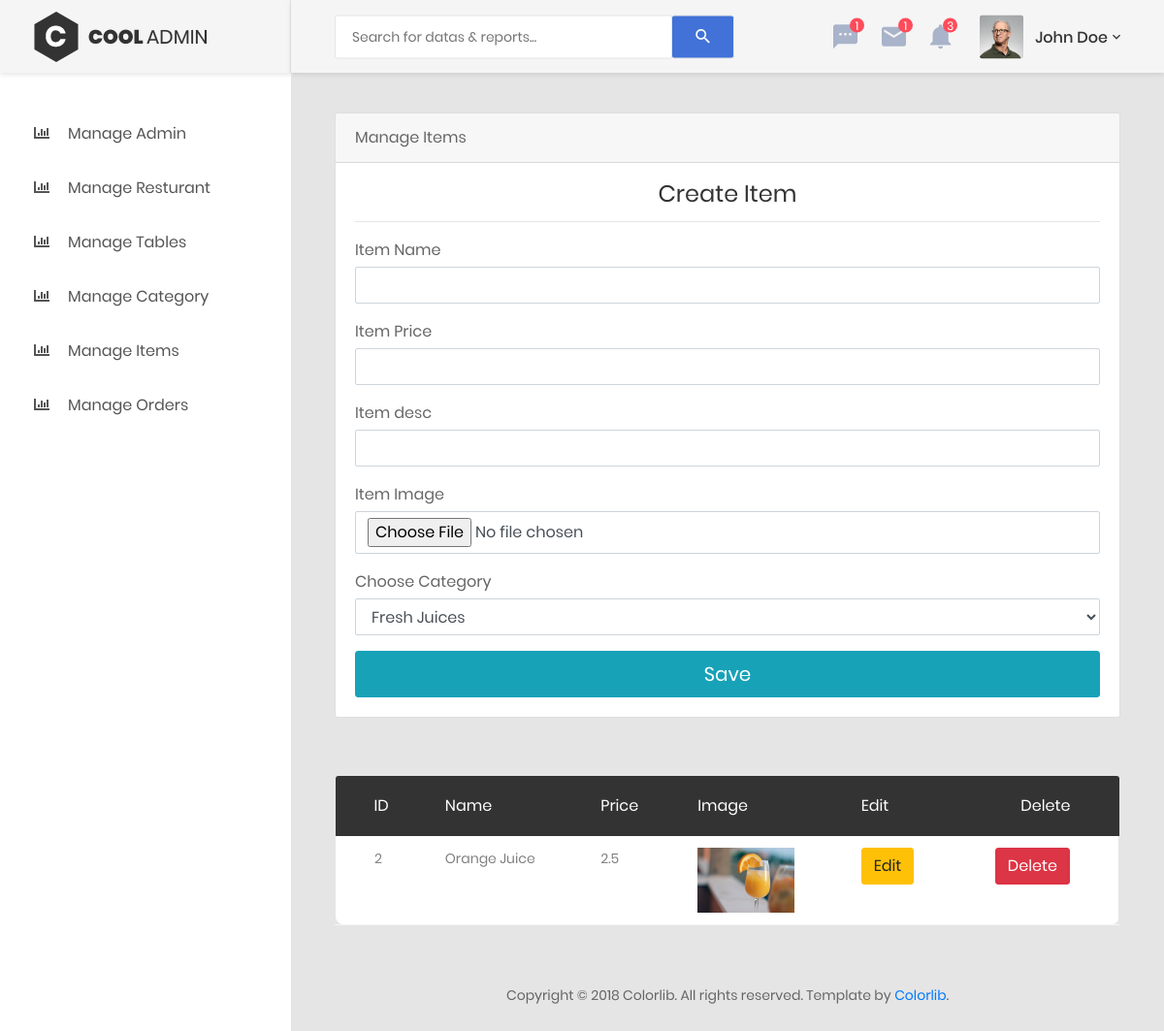
The page /admin/manage_items.php (signed in) on the database as committed earlier.
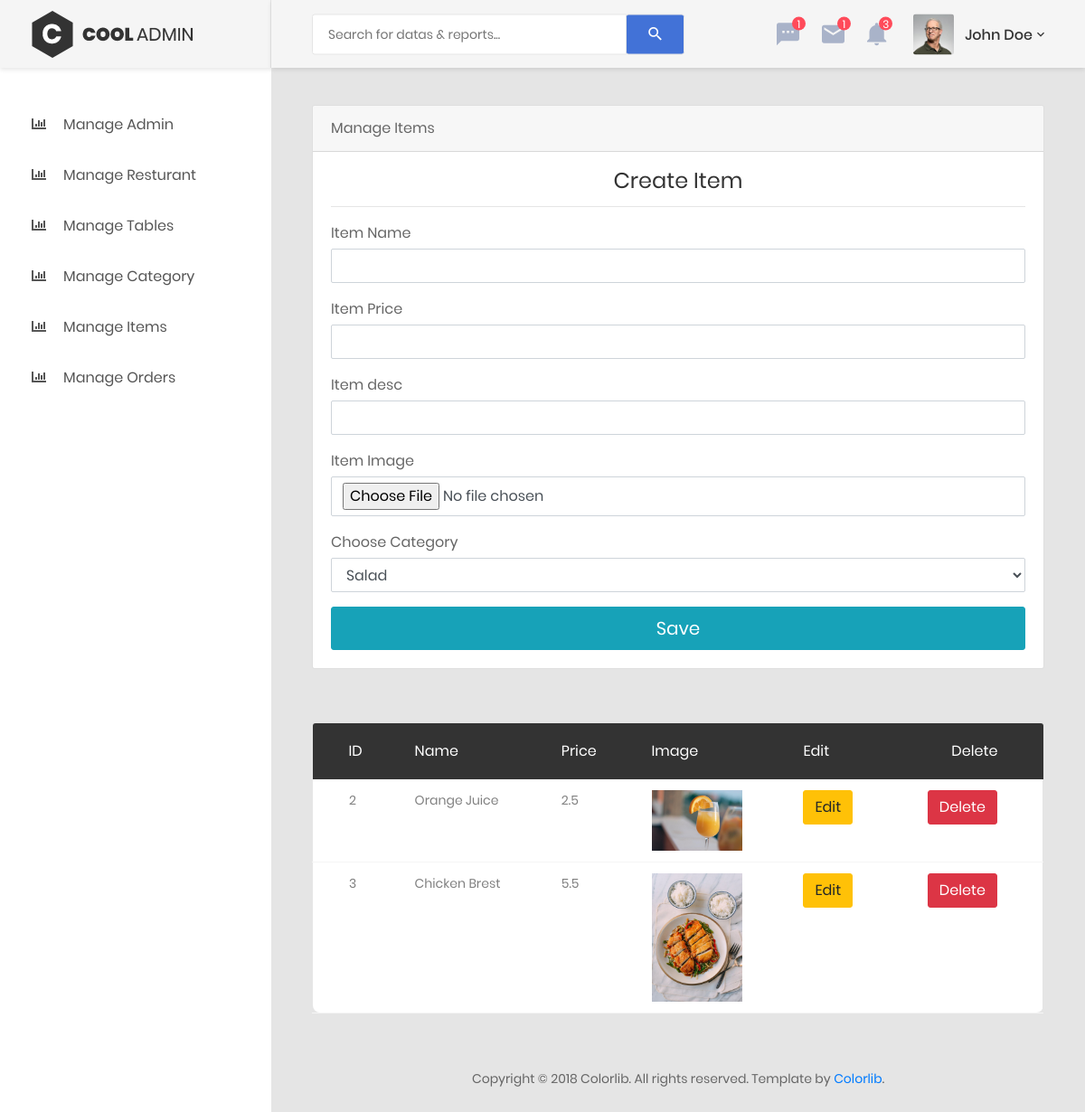
The same page on the database as committed later.
### tables this page shows
CREATE TABLE `items` (
  `item_id` int(3) NOT NULL,
  `item_name` varchar(50) NOT NULL,
  `item_price` varchar(50) NOT NULL,
  `item_desc` varchar(50) NOT NULL,
  `item_image` varchar(50) NOT NULL,
  `cat_id` int(3) NOT NULL,
  `rest_id` int(3) NOT NULL
);

### admin/manage_items.php (the view, shortened to what the changed rows need)
<?php
include('includes/connection.php');
include('includes/admin_header.php');
 ?>
            <div class="main-content">
                <div class="section__content section__content--p30">
                    <div class="container-fluid">
                        <div class="row">
                            <div class="col-lg-12">
                                <div class="card">
                                    <div class="card-body">
                                        <form action="" method="post" enctype="multipart/form-data">
                                            <div class="form-group">
                                                <label for="cc-payment" class="control-label mb-1">Choose Category</label>
                                                <select name="cat_id" class="form-control" >
                                                <?php
                                                $query ="select * from category where rest_id = {$_SESSION['admin_id']}";
                                           $result = mysqli_query($conn,$query);
                                           while($row  = mysqli_fetch_assoc($result)){
                                            echo "<option value='{$row['cat_id']}'>{$row['cat_name']}</option>";
                                           }
                                                     ?>
                                                </select>
                                            </div>
                                        </form>
                                    </div>
                                </div>
                            </div>
                            </div>
                <div class="row m-t-30">
                            <div class="col-md-12">
                                <div class="table-responsive m-b-40">
                                    <table class="table table-borderless table-data3">
                                        <thead>
                                            <tr>
                                                <th>ID</th>
                                                <th>Name</th>
                                                <th>Price</th>
                                                <th>image</th>
                                                <th>Edit</th>
                                                <th>Delete</th>
                                            </tr>
                                        </thead>
                                        <tbody>
                                           <?php
                                           $query ="select * from items where rest_id = {$_SESSION['admin_id']}";
                                           $result = mysqli_query($conn,$query);
                                           while($row  = mysqli_fetch_assoc($result)){
                                                echo '<tr>';
                                                echo "<td>{$row['item_id']}</td>";
                                                echo "<td>{$row['item_name']}</td>";
                                                echo "<td>{$row['item_price']}</td>";
                                                echo "<td><img src='images/item/{$row['item_image']}' width='100' height='160'/></td>";
                                                echo "<td><a href='edit_item.php?id={$row['cat_id']}' class='btn btn-warning'>Edit</a></td>";
                                                echo "<td><a href='delete_item.php?id={$row['cat_id']}' class='btn btn-danger'>Delete</a></td>";
                                                echo '</tr>';
                                           }
                                            ?>
                                        </tbody>
                                    </table>
                                </div>
                            </div>
                        </div>
                          </div>
                    </div>
                </div>
<?php include('includes/admin_footer.php') ?>

Rows that differ between the two databases and show on the page:
added items: item_id "3", item_name "Chicken Brest", item_price "5.5", item_image (picture)
Other text that changed with them:
form field cat_id: "Fresh Juices" → "Salad"
